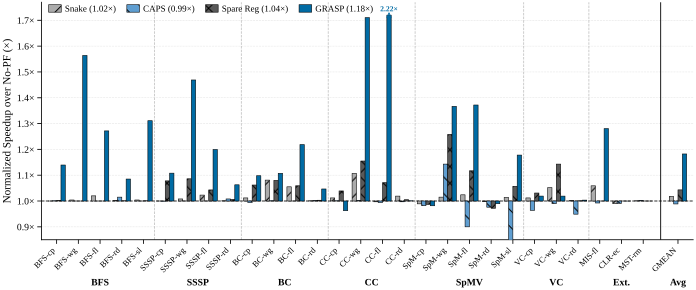

Write Python code to recreate this figure.
#!/usr/bin/env python3
"""
Proto R2 Figure: Main Speedup (DMP-style normalized) — §5.2.

Single full-width grouped bar chart: 4 schemes × 28 workloads + GMEAN.
  - Snake (MICRO'23)
  - CAPS (IPDPS'18)
  - Spare Register (HPCA'14)
  - GRASP (this work, D5b)

Y-axis: NORMALIZED speedup (× over No-PF baseline). Baseline=1.00× shown
as a horizontal dashed line. Outlier bars (e.g., GRASP CC-fl ~2.22×) are
clipped at the y-axis ceiling and annotated with the true value above.

Data sources:
  - GRASP D5b: ima_plan/07_paper_outline/figures/effectiveness_data.json
               (derived.speedup_pct field per workload)
  - SOTA Snake/CAPS/Spare Reg: ima_plan/05_implementation/sota_baseline/
               sota_experiment_results.md
               (top "全部实验状态" table for 25 Gardenia workloads;
                Extended Benchmarks section for the 3 Extended workloads,
                whose speedups are computed from SOTA IPC ÷ NP baseline IPC.)

Output: proto_r2_fig_speedup.{pdf,svg} in this directory.
"""

import json
import re
import sys
from pathlib import Path

import numpy as np

# ── Plot style import ────────────────────────────────────────────────────────
_REPO = Path(__file__).resolve().parents[4]
sys.path.insert(0, str(_REPO / "ima_plan/07_paper_outline/plot_style"))
from plot_util import (  # noqa: E402
    apply_style, figsize_full, CB10, HATCHES, save_fig,
)
from workload_names import (  # noqa: E402
    ORDERED_28, SHORT_NAME, ALG_GROUPS, group_separator_positions,
)

apply_style()
import matplotlib.pyplot as plt  # noqa: E402
from matplotlib.patches import Patch  # noqa: E402


# ── Path constants ───────────────────────────────────────────────────────────
EFF_JSON = (_REPO /
            "ima_plan/07_paper_outline/figures/effectiveness_data.json")
SOTA_MD = (_REPO /
           "ima_plan/05_implementation/sota_baseline/"
           "sota_experiment_results.md")


# ── Step 1: Load GRASP D5b speedups (28 workloads) ───────────────────────────
eff = json.loads(EFF_JSON.read_text())
grasp_pct = {}
for k in ORDERED_28:
    grasp_pct[k] = eff["workloads"][k]["derived"]["speedup_pct"]


# ── Step 2: Parse SOTA top table (25 Gardenia rows) ──────────────────────────
sota_text = SOTA_MD.read_text()

# Row pattern: | NN | `name` | dataset | Algo | +X.X% | +X.X% | +X.X% |
row_re = re.compile(
    r"\|\s*\d+\s*\|\s*`([^`]+)`\s*\|[^|]*\|[^|]*\|"
    r"\s*([+-]?\d+\.\d+)%\s*\|"
    r"\s*([+-]?\d+\.\d+)%\s*\|"
    r"\s*([+-]?\d+\.\d+)%\s*\|"
)
sota_pct = {}  # name -> {Snake, CAPS, Spare Reg}
for m in row_re.finditer(sota_text):
    name = m.group(1)
    sota_pct[name] = {
        "Snake":     float(m.group(2)),
        "CAPS":      float(m.group(3)),
        "Spare Reg": float(m.group(4)),
    }

# Sanity check: 25 Gardenia rows should be present
gardenia_keys = [k for k in ORDERED_28
                 if not (k.startswith("pann_") or k.startswith("ls_"))]
missing_gardenia = [k for k in gardenia_keys if k not in sota_pct]
if missing_gardenia:
    sys.stderr.write(f"WARN: SOTA top table missing rows: {missing_gardenia}\n")


# ── Step 3: Extended workloads — compute SOTA speedup from IPC ──────────────
# Source: "Extended Benchmarks (Pannotia + LonestarGPU)" table (lines ~160-170)
# Format: | `name` | Algo | Bench | Baseline | SOTA IPC | ... |
ext_re = re.compile(
    r"\|\s*`(pann_\w+|ls_\w+)`\s*\|[^|]*\|[^|]*\|\s*"
    r"(Snake|CAPS|Spare Reg)\s*\|\s*([\d\.]+)\s*\|"
)
ext_sota_ipc = {}  # name -> {scheme: ipc}
for m in ext_re.finditer(sota_text):
    name, scheme, ipc = m.group(1), m.group(2), float(m.group(3))
    ext_sota_ipc.setdefault(name, {})[scheme] = ipc

# Fold extended workloads into sota_pct using NP baseline IPC from effectiveness_data
for name in ("pann_mis_flickr", "pann_color_eco", "ls_mst_rmat12"):
    np_ipc = eff["workloads"][name]["baseline"]["ipc"]
    sota_pct[name] = {}
    for scheme in ("Snake", "CAPS", "Spare Reg"):
        sota_ipc = ext_sota_ipc.get(name, {}).get(scheme)
        if sota_ipc is None:
            sota_pct[name][scheme] = 0.0  # no data
        else:
            sota_pct[name][scheme] = (sota_ipc / np_ipc - 1.0) * 100.0


# ── Step 4: Build per-scheme arrays in canonical workload order ──────────────
def to_mult(pct: float) -> float:
    """Convert speedup percentage to multiplier (×). +56% → 1.56."""
    return 1.0 + pct / 100.0


snake_mult = np.array([to_mult(sota_pct[k]["Snake"])     for k in ORDERED_28])
caps_mult  = np.array([to_mult(sota_pct[k]["CAPS"])      for k in ORDERED_28])
spare_mult = np.array([to_mult(sota_pct[k]["Spare Reg"]) for k in ORDERED_28])
grasp_mult = np.array([to_mult(grasp_pct[k])             for k in ORDERED_28])


def gmean(arr: np.ndarray) -> float:
    """Geometric mean of an array of positive multipliers."""
    return float(np.exp(np.mean(np.log(arr))))


snake_gm = gmean(snake_mult)
caps_gm  = gmean(caps_mult)
spare_gm = gmean(spare_mult)
grasp_gm = gmean(grasp_mult)


# ── Step 5: Append GMEAN as last column ──────────────────────────────────────
snake_all = np.append(snake_mult, snake_gm)
caps_all  = np.append(caps_mult,  caps_gm)
spare_all = np.append(spare_mult, spare_gm)
grasp_all = np.append(grasp_mult, grasp_gm)

n_wkl = len(ORDERED_28)
n_total = n_wkl + 1  # + GMEAN
labels = [SHORT_NAME[k] for k in ORDERED_28] + ["GMEAN"]


# ── Step 6: Figure layout ───────────────────────────────────────────────────
# Insert a small visual gap before the GMEAN bar by shifting it +0.5.
GMEAN_GAP = 0.6
x = np.arange(n_total, dtype=float)
x[-1] += GMEAN_GAP

bar_w = 0.20
offsets = np.array([-1.5, -0.5, 0.5, 1.5]) * bar_w  # 4 bars centred on x

# Y-axis range: most data fits in [0.9, 1.7]; outliers clipped + annotated.
Y_LO, Y_HI = 0.85, 1.72

fig, ax = plt.subplots(
    figsize=figsize_full(aspect=0.42),
    constrained_layout=True,
)

# Scheme: (label, multipliers, color, hatch)
schemes = [
    ("Snake",     snake_all, CB10[2], HATCHES[1]),  # gray, //
    ("CAPS",      caps_all,  CB10[4], HATCHES[2]),  # light blue, \\
    ("Spare Reg", spare_all, CB10[3], HATCHES[3]),  # dark gray, xx
    ("GRASP",     grasp_all, CB10[0], HATCHES[0]),  # blue, solid
]


def height_from_baseline(vals: np.ndarray) -> np.ndarray:
    """Bar height drawn upward (or downward) from y=1.0 baseline.
    Clipped at Y_HI on the high side."""
    clipped = np.minimum(vals, Y_HI)
    return clipped - 1.0


bar_containers = {}
for i, (name, vals, color, hatch) in enumerate(schemes):
    heights = height_from_baseline(vals)
    bars = ax.bar(
        x + offsets[i], heights, bar_w,
        bottom=1.0,
        label=name, color=color, hatch=hatch,
        edgecolor="black", linewidth=0.4,
        zorder=3,
    )
    bar_containers[name] = (bars, vals, color)


# ── Annotate clipped outliers (>= Y_HI) with "↑X.XX×" ──────────────────────
for name, (bars, vals, color) in bar_containers.items():
    for j, bar in enumerate(bars):
        v = vals[j]
        if v < Y_HI:
            continue
        # Draw arrow + value just above the clip line
        cx = bar.get_x() + bar.get_width() / 2
        ax.annotate(
            f"{v:.2f}\u00d7",  # ×
            xy=(cx, Y_HI),
            xytext=(0, 1.5), textcoords="offset points",
            ha="center", va="bottom",
            fontsize=5.5, fontweight="bold", color=color,
            zorder=6,
        )
        # Small upward arrow head right above the bar tip
        ax.annotate(
            "",
            xy=(cx, Y_HI + 0.012), xytext=(cx, Y_HI - 0.005),
            arrowprops=dict(arrowstyle="->", color=color,
                            lw=0.6, shrinkA=0, shrinkB=0),
            zorder=5,
        )


# ── Baseline (1.0×) reference line ──────────────────────────────────────────
ax.axhline(1.0, color="black", linestyle="--", linewidth=0.6, zorder=2)


# ── Vertical separators between algorithm groups ────────────────────────────
sep_positions = group_separator_positions(ORDERED_28)
for sp in sep_positions:
    ax.axvline(x=sp, color="#999999", linestyle="--",
               linewidth=0.5, alpha=0.7, zorder=1)

# Thicker solid separator before GMEAN
gmean_sep_x = (n_wkl - 1) + (1 + GMEAN_GAP) / 2.0  # halfway in the visual gap
ax.axvline(x=gmean_sep_x, color="black", linestyle="-",
           linewidth=0.8, alpha=0.8, zorder=1)


# ── Algorithm group labels below x-tick labels ──────────────────────────────
cumulative = 0
for gname, gwkls in ALG_GROUPS:
    gsize = len(gwkls)
    centre = cumulative + (gsize - 1) / 2.0
    ax.annotate(
        gname,
        xy=(centre, 0), xycoords=("data", "axes fraction"),
        xytext=(0, -28), textcoords="offset points",
        ha="center", va="top",
        fontsize=7, fontweight="bold",
        annotation_clip=False,
    )
    cumulative += gsize
ax.annotate(
    "Avg",
    xy=(x[-1], 0), xycoords=("data", "axes fraction"),
    xytext=(0, -28), textcoords="offset points",
    ha="center", va="top",
    fontsize=7, fontweight="bold",
    annotation_clip=False,
)


# ── X-axis ──────────────────────────────────────────────────────────────────
ax.set_xticks(x)
ax.set_xticklabels(labels, rotation=45, ha="right", fontsize=6.0)
ax.set_xlim(-0.7, x[-1] + 0.7)


# ── Y-axis ──────────────────────────────────────────────────────────────────
ax.set_ylim(Y_LO, Y_HI + 0.05)
ax.set_ylabel("Normalized Speedup over No-PF (\u00d7)")
# Format y-ticks as 0.9× / 1.0× / 1.1× ...
yticks = [0.9, 1.0, 1.1, 1.2, 1.3, 1.4, 1.5, 1.6, 1.7]
ax.set_yticks(yticks)
ax.set_yticklabels([f"{t:.1f}\u00d7" for t in yticks])


# ── Legend with per-scheme geomean ──────────────────────────────────────────
legend_patches = [
    Patch(facecolor=CB10[2], edgecolor="black", hatch=HATCHES[1],
          linewidth=0.4, label=f"Snake ({snake_gm:.2f}\u00d7)"),
    Patch(facecolor=CB10[4], edgecolor="black", hatch=HATCHES[2],
          linewidth=0.4, label=f"CAPS ({caps_gm:.2f}\u00d7)"),
    Patch(facecolor=CB10[3], edgecolor="black", hatch=HATCHES[3],
          linewidth=0.4, label=f"Spare Reg ({spare_gm:.2f}\u00d7)"),
    Patch(facecolor=CB10[0], edgecolor="black", hatch=HATCHES[0],
          linewidth=0.4, label=f"GRASP ({grasp_gm:.2f}\u00d7)"),
]
ax.legend(
    handles=legend_patches, ncol=4, fontsize=6.5,
    loc="upper left", bbox_to_anchor=(0.0, 1.02), frameon=False,
    handlelength=1.4, handleheight=0.9,
    columnspacing=1.2, handletextpad=0.4,
)


# ── Save ────────────────────────────────────────────────────────────────────
out_dir = Path(__file__).resolve().parent
save_fig(fig, "proto_r2_fig_speedup", out_dir)
plt.close(fig)


# ── Console summary ─────────────────────────────────────────────────────────
print("=== GRASP Main Speedup (DMP-style normalized) ===")
print(f"Workloads: {n_wkl}  |  GMEAN per scheme:")
print(f"  Snake     {snake_gm:.3f}\u00d7")
print(f"  CAPS      {caps_gm:.3f}\u00d7")
print(f"  Spare Reg {spare_gm:.3f}\u00d7")
print(f"  GRASP     {grasp_gm:.3f}\u00d7")
print()

# Outlier list (any scheme above Y_HI)
print(f"Clipped bars (>{Y_HI:.2f}\u00d7) annotated above the bar:")
for name, (_, vals, _) in bar_containers.items():
    for j, v in enumerate(vals[:-1]):  # exclude GMEAN
        if v >= Y_HI:
            print(f"  {name:9s}  {ORDERED_28[j]:18s}  {v:.3f}\u00d7")

# Below-1.0 list
print(f"\nRegressions (<1.00\u00d7):")
for name, (_, vals, _) in bar_containers.items():
    for j, v in enumerate(vals[:-1]):
        if v < 1.0:
            print(f"  {name:9s}  {ORDERED_28[j]:18s}  {v:.3f}\u00d7")

print(f"\nSaved to {out_dir}/proto_r2_fig_speedup.{{pdf,svg}}")
